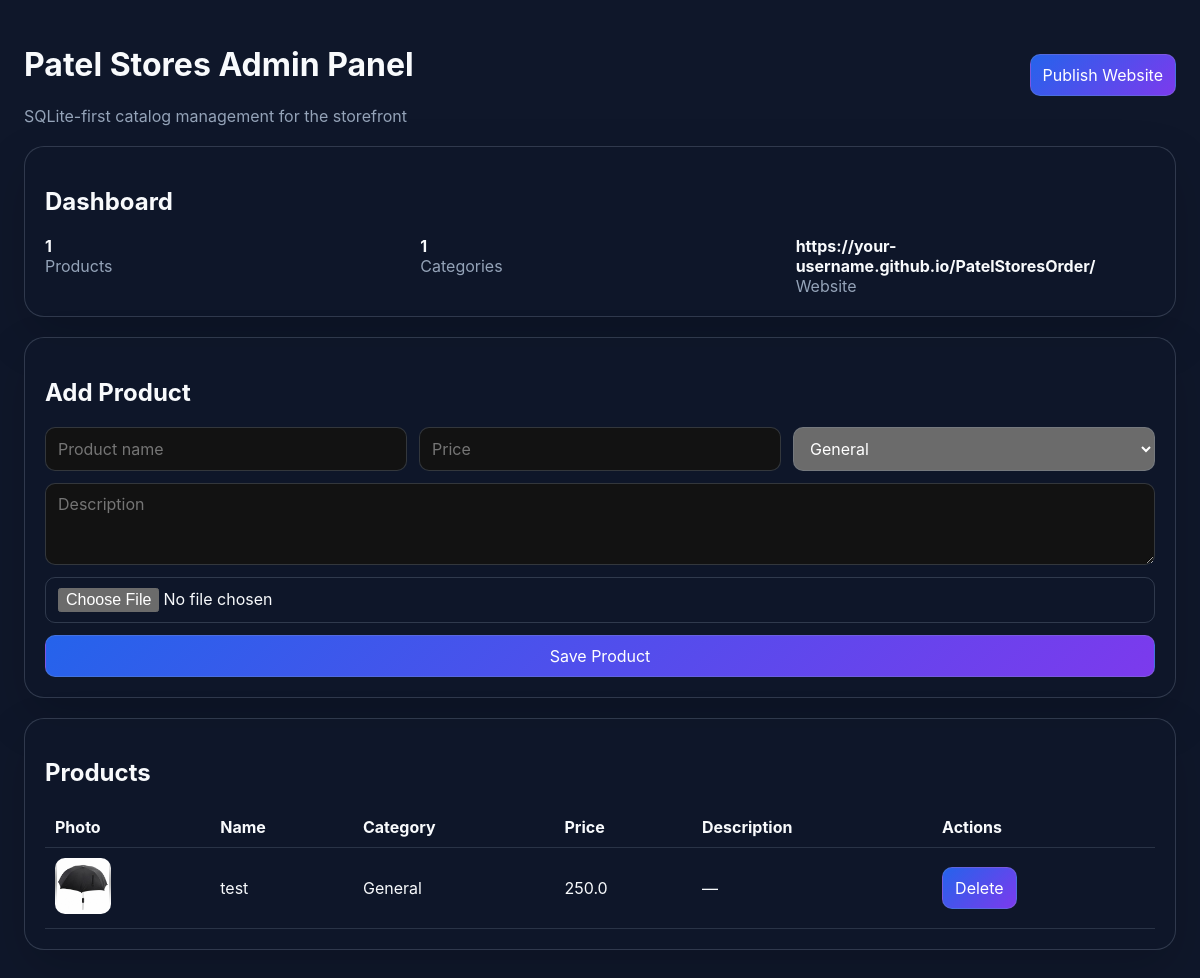
The page / on the database its author committed.
### tables this page shows
CREATE TABLE settings (
                id INTEGER PRIMARY KEY AUTOINCREMENT,
                github_repo TEXT,
                branch TEXT,
                website_url TEXT,
                images_folder TEXT,
                backup_folder TEXT
            , commit_message TEXT DEFAULT "Update catalog", website_folder TEXT DEFAULT ".", database_path TEXT DEFAULT "patelstores.db", theme TEXT DEFAULT "dark");

CREATE TABLE products (
                id INTEGER PRIMARY KEY AUTOINCREMENT,
                product_name TEXT,
                category TEXT,
                price REAL,
                description TEXT,
                image TEXT,
                created_at TEXT,
                updated_at TEXT
            , purchase_price REAL DEFAULT 0, selling_price REAL DEFAULT 0, wholesale_price REAL DEFAULT 0, barcode TEXT DEFAULT "", gst REAL DEFAULT 0, hsn TEXT DEFAULT "", stock REAL DEFAULT 0, min_stock REAL DEFAULT 0);

### admin/app.py (the view)
@app.route('/')
def index():
    return render_template('index.html', products=list_products(), categories=list_categories(), settings=get_settings())

### admin/database/db.py (called while the page is built)
def get_connection():
    connection = sqlite3.connect(DB_PATH)
    connection.row_factory = sqlite3.Row
    return connection

### admin/services/catalog.py (called while the page is built)
def normalize_image_value(image_value: Optional[str]) -> str:
    if not image_value:
        return ''
    path = str(image_value).strip()
    if path.startswith('images/'):
        path = path.split('/', 1)[1]
    return Path(path).name

def get_catalog_image_path(image_value: Optional[str]) -> str:
    file_name = normalize_image_value(image_value)
    if not file_name:
        return 'images/placeholder.png'
    return f'images/{file_name}'

def _row_to_product(row) -> Dict:
    product = dict(row)
    product['image_path'] = get_catalog_image_path(product.get('image'))
    return product

def list_categories(search: str = '') -> List[Dict]:
    connection = get_connection()
    try:
        if search:
            rows = connection.execute(
                'SELECT * FROM categories WHERE category_name LIKE ? ORDER BY category_name COLLATE NOCASE ASC',
                (f'%{search}%',),
            ).fetchall()
        else:
            rows = connection.execute(
                'SELECT * FROM categories ORDER BY category_name COLLATE NOCASE ASC'
            ).fetchall()
        return [dict(row) for row in rows]
    finally:
        connection.close()

def get_settings() -> Dict:
    connection = get_connection()
    try:
        row = connection.execute('SELECT * FROM settings ORDER BY id DESC LIMIT 1').fetchone()
        if row:
            return dict(row)
        return {}
    finally:
        connection.close()

### admin/templates/index.html (shortened to what this page needs)
<!doctype html>
<html lang="en">
  <head>
  </head>
  <body>
    <div class="container">
      <div class="topbar">
        <div>
          <h1>Patel Stores Admin Panel</h1>
          <div class="muted">SQLite-first catalog management for the storefront</div>
        </div>
        <button onclick="window.location='/publish'">Publish Website</button>
      </div>
      <div class="card">
        <h2>Dashboard</h2>
        <div class="grid">
          <div><strong>{{ products|length }}</strong><div class="muted">Products</div></div>
          <div><strong>{{ categories|length }}</strong><div class="muted">Categories</div></div>
          <div><strong>{{ settings.get('website_url', '') or 'Not set' }}</strong><div class="muted">Website</div></div>
        </div>
      </div>
      <div class="card">
        <h2>Add Product</h2>
        <form action="/api/products" method="post" enctype="multipart/form-data">
          <div class="row">
            <input name="product_name" placeholder="Product name" required>
            <input name="price" type="number" step="0.01" placeholder="Price" required>
            <select name="category">
              {% for category in categories %}
              <option value="{{ category.category_name }}">{{ category.category_name }}</option>
              {% endfor %}
            </select>
          </div>
          <textarea name="description" rows="3" placeholder="Description"></textarea>
          <input type="file" name="image" accept="image/*">
          <button type="submit">Save Product</button>
        </form>
      </div>
      <div class="card">
        <h2>Products</h2>
        <table>
          <thead>
            <tr><th>Photo</th><th>Name</th><th>Category</th><th>Price</th><th>Description</th><th>Actions</th></tr>
          </thead>
          <tbody>
            {% for product in products %}
            <tr>
              <td>{% if product.image %}<img src="/{{ product.image }}" alt="" style="width:56px;height:56px;object-fit:cover;border-radius:10px;">{% else %}—{% endif %}</td>
              <td>{{ product.product_name }}</td>
              <td>{{ product.category }}</td>
              <td>{{ product.price }}</td>
              <td>{{ product.description or '—' }}</td>
              <td class="actions">
                <button onclick="fetch('/api/products/{{ product.id }}', {method:'DELETE'}).then(() => location.reload())">Delete</button>
              </td>
            </tr>
            {% endfor %}
          </tbody>
        </table>
      </div>
    </div>
  </body>
</html>

### admin/templates/index.html (style rules this page uses)
:root { color-scheme: dark; font-family: Inter, Segoe UI, sans-serif; }
body { margin: 0; background: #0f172a; color: #f8fafc; }
.container { max-width: 1200px; margin: 0 auto; padding: 24px; }
.card { background: rgba(15,23,42,.9); border: 1px solid rgba(148,163,184,.25); border-radius: 20px; padding: 20px; box-shadow: 0 20px 50px rgba(0,0,0,.15); margin-bottom: 20px; }
.topbar { display: flex; justify-content: space-between; align-items: center; margin-bottom: 20px; }
button, input, select, textarea { font: inherit; border-radius: 10px; border: 1px solid rgba(148,163,184,.25); padding: 10px 12px; }
button { background: linear-gradient(135deg, #2563eb, #7c3aed); color: white; cursor: pointer; }
.grid { display: grid; gap: 16px; grid-template-columns: repeat(auto-fit, minmax(240px, 1fr)); }
table { width: 100%; border-collapse: collapse; }
th, td { text-align: left; padding: 10px; border-bottom: 1px solid rgba(148,163,184,.2); }
.muted { color: #94a3b8; }
.actions button { margin-right: 8px; }
form { display: grid; gap: 12px; }
.row { display: grid; gap: 12px; grid-template-columns: repeat(auto-fit, minmax(180px, 1fr)); }

### rows shown on the page
settings: website_url "https://your-username.github.io/PatelStoresOrder/"
products: image (picture), product_name "test", category "General", price "250.0", description "—"

### other values the page prints
{{ products|length }} "1"
{{ categories|length }} "1"
form field category "General"
